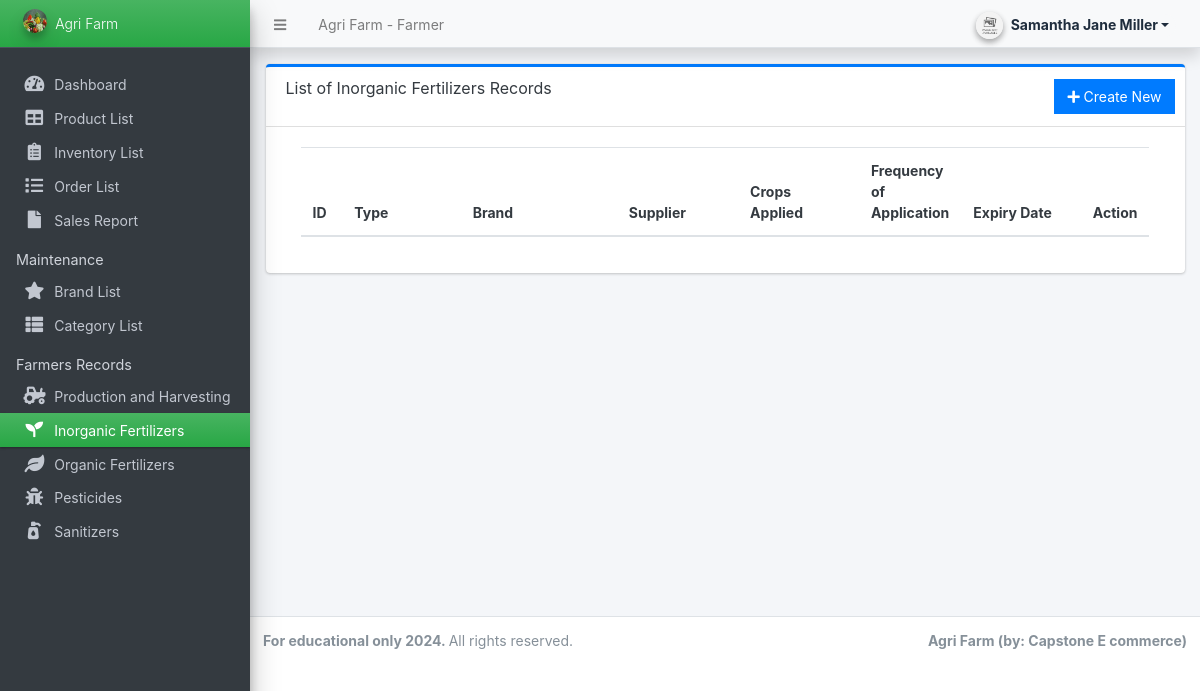
Page /farmer/?page=farmer_records/inorganic_fertilizers (signed in) on the earlier database version.
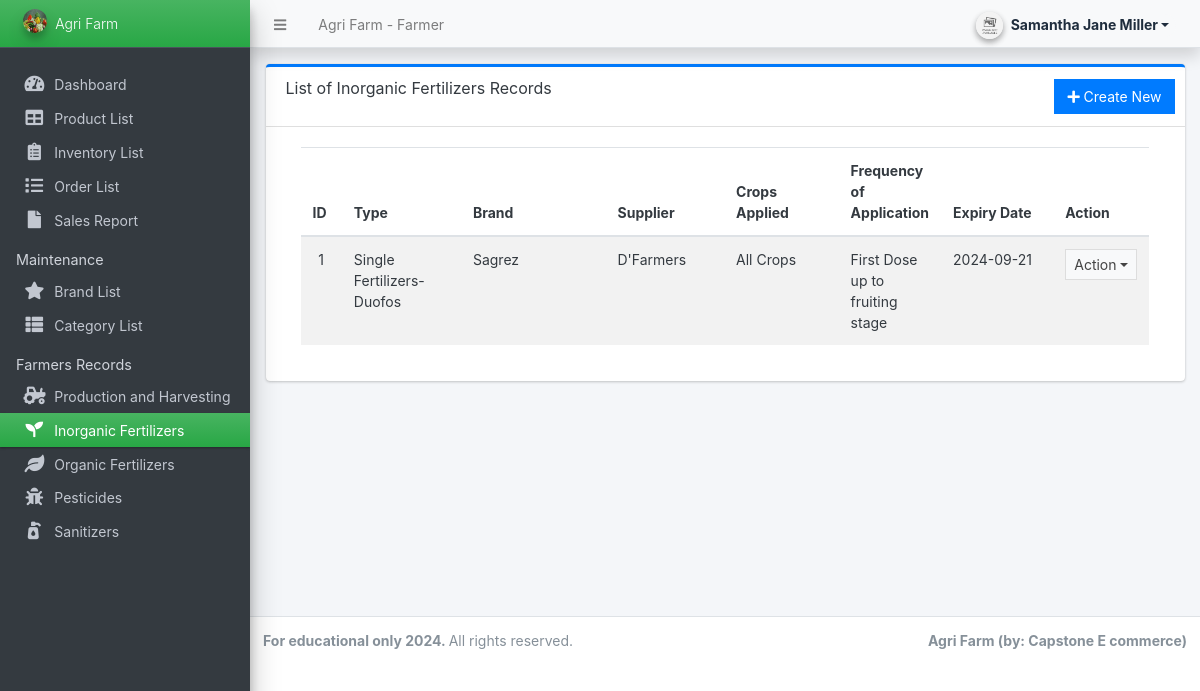
Same page on the later database version.
### tables this page shows
CREATE TABLE `inorganic_fertilizers` (
  `id` int(11) NOT NULL,
  `user_id` int(11) NOT NULL,
  `type` varchar(255) NOT NULL,
  `brand` varchar(255) NOT NULL,
  `supplier` varchar(255) NOT NULL,
  `crops_applied` varchar(255) NOT NULL,
  `frequency` varchar(255) NOT NULL,
  `expiry_date` date NOT NULL,
  `delete_flag` tinyint(1) NOT NULL DEFAULT 0
);

### farmer/farmer_records/inorganic_fertilizers.php (the view, shortened to what this page needs)
<div class="card card-outline card-primary">
    <div class="card-header">
        <h3 class="card-title">List of Inorganic Fertilizers Records</h3>
        <div class="card-tools">
            <a href="javascript:void(0)" id="create_new" class="btn btn-flat btn-primary"><span class="fas fa-plus"></span> Create New</a>
        </div>
    </div>
    <div class="card-body">
        <div class="container-fluid">
            <div class="container-fluid">
                <table class="table table-hover table-striped">
                    <colgroup>
                        <col width="5%">
                        <col width="15%">
                        <col width="20%">
                        <col width="15%">
                        <col width="15%">
                        <col width="10%">
                        <col width="15%">
                        <col width="15%">
                        <col width="10%">
                    </colgroup>
                    <thead>
                        <tr>
                            <th>ID</th>
                            <th>Type</th>
                            <th>Brand</th>
                            <th>Supplier</th>
                            <th>Crops Applied</th>
                            <th>Frequency of Application</th>
                            <th>Expiry Date</th>
                            <th>Action</th>
                        </tr>
                    </thead>
                    <tbody>
                        <?php
                        $i = 1;
                        $user_id = isset($_SESSION['userdata']['id']) ? $_SESSION['userdata']['id'] : null;
                        $qry = $conn->query("SELECT * FROM `inorganic_fertilizers` where  `user_id` = {$user_id} AND delete_flag = 0  ORDER BY `id` DESC");
                        while ($row = $qry->fetch_assoc()):
                        ?>
                            <tr>
                                <td class="text-center"><?php echo $i++; ?></td>
                                <td><?php echo htmlspecialchars($row['type']); ?></td>
                                <td><?php echo htmlspecialchars($row['brand']); ?></td>
                                <td><?php echo htmlspecialchars($row['supplier']); ?></td>
                                <td><?php echo htmlspecialchars($row['crops_applied']); ?></td>
                                <td><?php echo htmlspecialchars($row['frequency']); ?></td>
                                <td><?php echo date("Y-m-d", strtotime($row['expiry_date'])); ?></td>
                                <td align="center">
                                    <button type="button" class="btn btn-flat btn-default btn-sm dropdown-toggle dropdown-icon" data-toggle="dropdown">
                                        Action
                                    </button>
                                </td>
                            </tr>
                        <?php endwhile; ?>
                    </tbody>
                </table>
            </div>
        </div>
    </div>
</div>

Differences in the rows shown:
now on this page (row edited): inorganic_fertilizers: type "Single Fertilizers-Duofos", brand "Sagrez", supplier "D'Farmers", crops_applied "All Crops", frequency "First Dose up to fruiting stage", expiry_date "2024-09-21"
